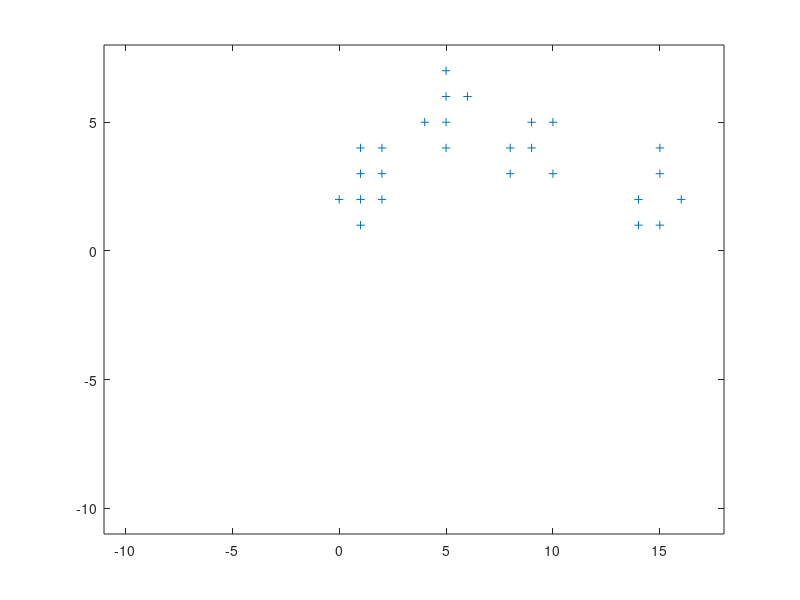

MATLAB code to generate this figure: (Note: this script raises an error after producing the figure.)
clear all
clc


P = [14 10 9 9 10 1 1 1 1 0 4 5 5 5 5 6 8 8 2 2 2 14 15 15 15 16;
    1 3 4 5 5 1 2 3 4 2 5 4 5 6 7 6 3 4 2 3 4 2 1 3 4 2];
figure(1)
plot(P(1,:), P(2,:), '+')
axis( [-11 18 -11 8] )

ocultas = 4;
W = [ -10 0 0 0;
    -10 2 2 2];
hold on
plotsom(W)


MAX_ITE = 40;
alfa = 0.25;
ite = 0;
[entradas, CantPatrones] = size(P);
%Calculamos el bias inicial s = cant. de neuronas ocultas
c = ones(1, ocultas) / ocultas; 
b = exp(1 - log(c));
gano = zeros(1, ocultas);

while (ite < MAX_ITE) %%&& Los W no cambien mucho
    
    ite = ite + 1;
    
    for patr = 1:CantPatrones;
        
        AplicarBias = (gano < 4); %% Vale 1 sino gan? 4 veces
        
        %Calcular la ganadora
        distancias = sqrt(sum((P(:,patr) * ones(1,ocultas) - W).^2)) - AplicarBias .* b;
        [DMin, ganadora] = min(distancias);
        gano(ganadora) = gano(ganadora) + 1;
        
        %solo se actualizan los pesos de las ganadoras
        W(:,ganadora) = W(:,ganadora) + ...
                    alfa * (P(:,patr) - W(:,ganadora));
        % Actualizamos el bias
        a = zeros(1, ocultas);
        a(ganadora)=1;
        % Obtener el valor original
        c = exp(1-log(b));
        % Atualiza para equilibrar las posibilidades.
        c = (1 - alfa) * c + alfa * a;
        b = exp(1-log(c)) - alfa * b;
        
    end
    
    % redibujar
    hold off
    plot(P(1,:), P(2,:), '+')
    axis( [-11 18 -11 8] )
    hold on
    plotsom(W);
    pause(0.1);
    
    gano
end

